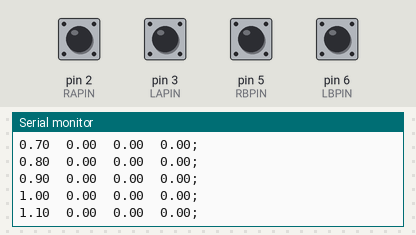
This sketch was run on a simulated Arduino Uno, built with avr-gcc and run on an emulated ATmega328P. Parts: the last lines printed to the serial monitor. The test bench sets the inputs (shaded band); at power-on: pin 2 (RAPIN), pin 3 (LAPIN), pin 5 (RBPIN), pin 6 (LBPIN) HIGH.

Above: at 1.2 s.
1.3 s: pin 2 (RAPIN) pulled LOW for 0.15 s
At 1.31 s:
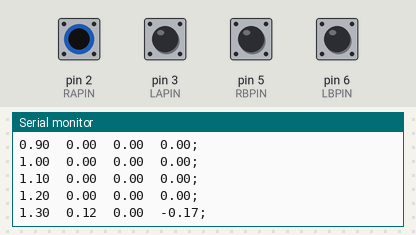
2.9 s: pin 3 (LAPIN) pulled LOW for 0.15 s
At 2.91 s:
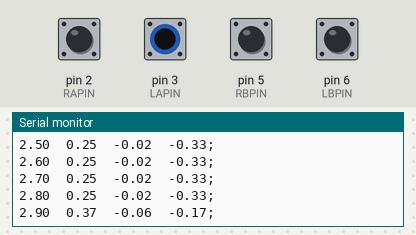
4.5 s: pin 5 (RBPIN) pulled LOW for 0.15 s
At 6.3 s:
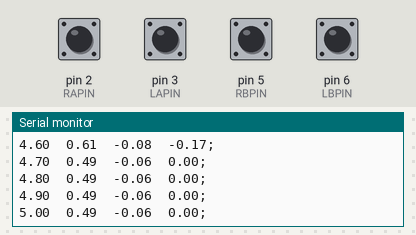
Timing chart, 0 to 7.8 s (numbered marks = the images above; inputs shaded):
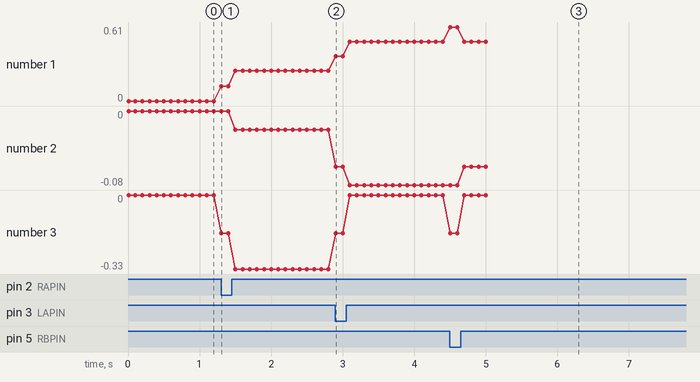

The sketch:

localization.ino
```cpp
// Robot Position (Localization and Position)
// Author: Quinn Hejmanowski

// This is the code for localization. To set up, connect the CLK and DT (yellow and white)
// of the left motor to pins 3 and 6 and the right motor to 5 and 2.
// Both encoders also need power, so connect both blue wires to Vcc and green to gnd
// (easiest to do this through the breadboard). Then, run the program. It will print time,
// x position, y position, and angle to the serial moniter. Copy this to the 'data' variable
// in the matlab code, and run that to see the animation.

// Sets pins.
int LAPIN = 3;
int LBPIN = 6;

int RAPIN = 2;
int RBPIN = 5;

// Sets position, time, and other variables.
long Lcount = 0;
long Rcount = 0;

long LInteruptTriggered;
long RInteruptTriggered;
int sampletime = 100;
long lastTime = 0;

double currentdl = 0;
double currentdr = 0;
double lastdl = 0;
double lastdr = 0;
double currentangle = 0;
double lastangle = 0;
double currentx = 0;
double currenty = 0;
double lastx = 0;
double lasty = 0;
double width = 1.5;
double encClicksToFeet = 4; // Converting to inches instead of feet for precision. Number will likely need to be recalibrated.

long i = 0;

// Sets up pins and serial communication.
void setup(){
  // Sets pins.
  pinMode(LAPIN, INPUT_PULLUP);
  pinMode(LBPIN, INPUT_PULLUP);
  pinMode(RAPIN, INPUT_PULLUP);
  pinMode(RBPIN, INPUT_PULLUP);

  // Sets interrupts.
  attachInterrupt(digitalPinToInterrupt(LAPIN), LARise, RISING);
  attachInterrupt(digitalPinToInterrupt(RAPIN), RARise, RISING);

 // Opens a serial connection.
  Serial.begin(9600);
  Serial.println("Started");
}

// Runs program.
void loop(){
  // Ends the serial moniter after 5 seconds.
  if (sampletime*i/1000.0 > 5){
    Serial.end();
  }

  // Convert encoder clicks to feet.
  currentdl = LEncoder()/encClicksToFeet;
  currentdr = REncoder()/encClicksToFeet;

  // Calculate the change in position and angle based on the encoder, and add to it previous values.
  currentx = lastx + cos(lastangle)*(currentdl-lastdl+currentdr-lastdr)/2;
  currenty = lasty + sin(lastangle)*(currentdl-lastdl+currentdr-lastdr)/2;
  currentangle = lastangle + (currentdl-lastdl-currentdr+lastdr)/width;

  // Print the output.
  Serial.print(sampletime*i/1000.0);
  Serial.print('\t');
  Serial.print(currentx);
  Serial.print('\t');
  Serial.print(currenty);
  Serial.print('\t');
  Serial.print(currentangle);
  Serial.println(";");

  // Current values become previous values for next loop.
  lastdl = currentdl;
  lastdr = currentdr;
  lastx = currentx;
  lasty = currenty;
  lastangle = currentangle;

  i++;

  // Debounce
  while (millis() < lastTime + sampletime) {}
  lastTime = millis();
}

// The interrupt for the left encoder.
void LARise(){
  if(millis() > LInteruptTriggered + sampletime){
    LInteruptTriggered = millis();
   // If A toggled so that A and B are equal, it's rotated twice clockwise. Otherwise, A toggled and it rotated twice counterclockwise.
    if (digitalRead(LAPIN) == digitalRead(LBPIN)){
      Lcount = Lcount + 2;
    } else {
      Lcount = Lcount - 2;
    }
  }
}

// The function for reading the left encoder.
long LEncoder(){
  if (digitalRead(LAPIN) != digitalRead(LBPIN)){
    return (Lcount + 1);
  } else {
    return (Lcount);
  }
}

// The interrupt for the right encoder.
void RARise(){
  if(millis() > RInteruptTriggered + sampletime){
    RInteruptTriggered = millis();
 // If A toggled so that A and B are equal, it's rotated twice clockwise. Otherwise, A toggled and it rotated twice counterclockwise.
    if (digitalRead(RAPIN) == digitalRead(RBPIN)){
      Rcount = Rcount + 2;
    } else {
      Rcount = Rcount - 2;
    }
  }
}

// The function for reading the right encoder.
long REncoder(){
  if (digitalRead(RAPIN) != digitalRead(RBPIN)){
    return (Rcount + 1);
  } else {
      return (Rcount);
  }
}
```

Measured:
- after the input at 1.3 s, the serial monitor: prints a new line at once (image 1)
- after the input at 2.9 s, the serial monitor: prints a new line at once (image 2)
- after the input at 4.5 s, the serial monitor: prints a new line at once (image 3)
- plotted number 1: 0 → 0.25 after the input at 1.3 s, 0.25 → 0.49 after the input at 2.9 s
- plotted number 2: 0 → -0.02 after the input at 1.3 s, -0.02 → -0.08 after the input at 2.9 s
- plotted number 3: 0 → -0.33 after the input at 1.3 s
